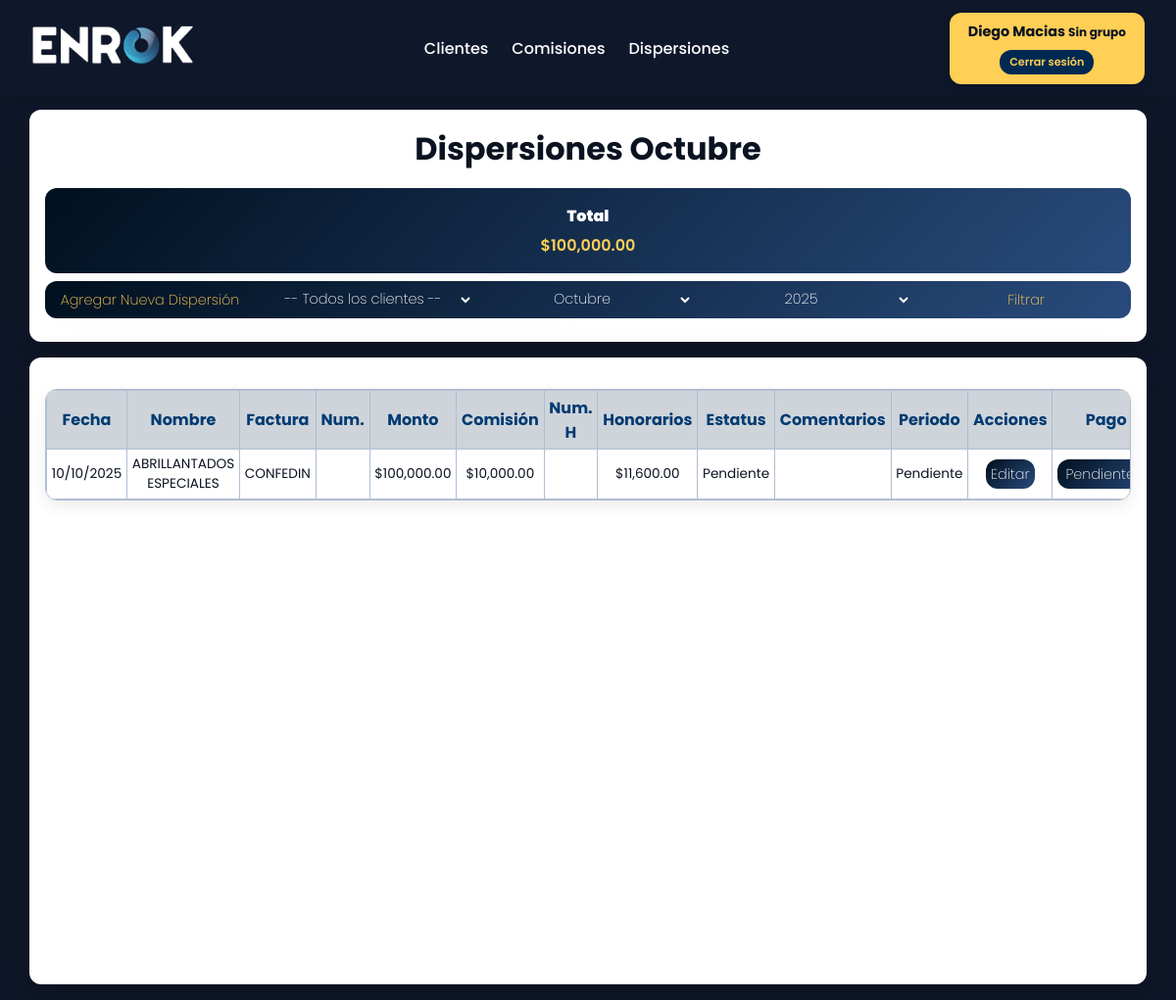
Screenshot of /dispersiones/listar/?mes=10&anio=2025&cliente= (signed in) with the database file from the repository.
### dispersiones/models.py (models this page shows, shortened)
class Dispersion(models.Model):
    fecha = models.DateTimeField(default=timezone.now)
    cliente = models.ForeignKey(Cliente, on_delete=models.CASCADE)
    factura = models.CharField(max_length=100)
    num_factura = models.CharField(max_length=100, blank=True, null=True)
    monto = models.DecimalField(max_digits=12, decimal_places=2)
    comision = models.DecimalField(max_digits=12, decimal_places=2, editable=False)
    num_factura_honorarios = models.CharField(max_length=100, blank=True, null=True)
    total_honorarios = models.DecimalField(max_digits=12, decimal_places=2, editable=False)
    estatus = models.CharField(max_length=50)
    comentarios = models.TextField(blank=True, null=True)
    estatus_periodo = models.CharField(max_length=50)
    estatus_pago = models.CharField(max_length=50, default="Pendiente")
    comision_procom = models.DecimalField(max_digits=5, decimal_places=2, editable=False)

### clientes/models.py (models this page shows, shortened)
class Cliente(models.Model):
    servicio = models.CharField(max_length=100)
    comision_procom = models.FloatField(blank=True, null=True)
    factura = models.CharField(blank=True, null=True)
    nombre = models.CharField(max_length=150)
    utilidad_enrok = models.FloatField(blank=True, null=True)
    comisionista_1 = models.CharField(max_length=100, blank=True, null=True)
    porcentaje_1 = models.FloatField(blank=True, null=True)
    comisionista_2 = models.CharField(max_length=100, blank=True, null=True)
    porcentaje_2 = models.FloatField(blank=True, null=True)
    comisionista_3 = models.CharField(max_length=100, blank=True, null=True)
    porcentaje_3 = models.FloatField(blank=True, null=True)
    comisionista_4 = models.CharField(max_length=100, blank=True, null=True)
    porcentaje_4 = models.FloatField(blank=True, null=True)
    comisionista_5 = models.CharField(max_length=100, blank=True, null=True)
    porcentaje_5 = models.FloatField(blank=True, null=True)
    comisionista_6 = models.CharField(max_length=100, blank=True, null=True)
    porcentaje_6 = models.FloatField(blank=True, null=True)
    comisionista_7 = models.CharField(max_length=100, blank=True, null=True)
    porcentaje_7 = models.FloatField(blank=True, null=True)
    comisionista_8 = models.CharField(max_length=100, blank=True, null=True)
    porcentaje_8 = models.FloatField(blank=True, null=True)
    comisionista_9 = models.CharField(max_length=100, blank=True, null=True)
    porcentaje_9 = models.FloatField(blank=True, null=True)
    fecha_registro = models.DateTimeField(auto_now_add=True)

### dispersiones/views.py (the view)
# urls.py: path('listar/', views.lista_dispersiones, name='dispersiones_listar'),  # <--- aquí
def lista_dispersiones(request):
    mes = request.GET.get('mes')
    anio = request.GET.get('anio')
    now = datetime.now()
    cliente_id = request.GET.get('cliente')
    if not mes or not anio:
        return redirect(f"{request.path}?mes={now.month}&anio={now.year}&cliente={cliente_id or ''}")
    try:
        mes = int(mes)
        if mes < 1 or mes > 12:
            mes = now.month
    except (TypeError, ValueError):
        mes = now.month
    try:
        anio = int(anio)
    except (TypeError, ValueError):
        anio = now.year
    mes_nombre = MESES_ES.get(mes, "")
    anios = Dispersion.objects.dates('fecha', 'year')
    anios = [y.year for y in anios]
    if not anios:
        anios = [anio]  # 👈 Garantiza que siempre haya al menos un año visible
    dispersiones = Dispersion.objects.filter(
        fecha__month=mes,
        fecha__year=anio
    ).order_by('fecha')
    clientes = Cliente.objects.all()
    if cliente_id:
        dispersiones = dispersiones.filter(cliente_id=cliente_id)
    total_montos = dispersiones.aggregate(total=Sum('monto'))['total'] or 0
    return render(request, 'dispersiones/listar.html', {
        'dispersiones': dispersiones,
        'mes': str(mes),             # Mantener como string para comparación en el template
        'mes_nombre': mes_nombre,
        'anio': str(anio),
        'clientes': clientes,        # lista completa para el dropdown
        'cliente': cliente_id,       # cliente seleccionado
        'anios': anios,              # años disponibles
        'total_montos': total_montos,
    })

### dispersiones/templates/dispersiones/listar.html (shortened to what this page needs)
{% extends 'base_listar.html' %}
{% load humanize %}
{% block title_filters %}
<div class="card-top">
  <h1>Dispersiones {{ mes_nombre }}</h1>
  <div class="pendiente-box">
    <h2>Total</h2>
    <p class="monto">${{ total_montos|floatformat:2|intcomma }}</p>
  </div>
  <div class="actions">
    <form method="get" action="{% url 'dispersiones_listar' %}" class="filtro">
      <a href="{% url 'dispersiones_agregar' %}?mes={{ mes }}&anio={{ anio }}" class="btn"
        style="border-radius: 12px 0 0 12px;">Agregar Nueva Dispersión</a>
      <select name="cliente">
        <option value="">-- Todos los clientes --</option>
      </select>
      <select name="mes" required>
        <option value="10" {% if mes == "10" %}selected{% endif %}>Octubre</option>
      </select>
      <select class="filtros" name="anio">
        {% for year in anios %}
        <option value="{{ year }}" {% if anio == year|stringformat:"s" %}selected{% endif %}>{{ year }}</option>
        {% endfor %}
      </select>
      <button type="submit" class="btn" style="border-radius: 0 12px 12px 0">Filtrar</button>
    </form>
  </div>
</div>
{% endblock %}
{% block content %}
<div class="card">
  <div class="table-container">
    <table>
      <tr>
        <th>Fecha</th>
        <th>Nombre</th>
        <th>Factura</th>
        <th>Num.</th>
        <th>Monto</th>
        <th>Comisión</th>
        <th>Num. H</th>
        <th>Honorarios</th>
        <th>Estatus</th>
        <th>Comentarios</th>
        <th>Periodo</th>
        <th>Acciones</th>
        <th>Pago</th>
      </tr>
      {% for disp in dispersiones %}
      <tr>
        <td>{{ disp.fecha|date:"d/m/Y" }}</td>
        <td>{{ disp.cliente.nombre }}</td>
        <td>{{ disp.factura }}</td>
        <td>{{ disp.num_factura|default_if_none:"" }}</td>
        <td>${{ disp.monto|floatformat:2|intcomma }}</td>
        <td>${{ disp.comision|floatformat:2|intcomma }}</td>
        <td>{{ disp.num_factura_honorarios|default_if_none:"" }}</td>
        <td>${{ disp.total_honorarios|floatformat:2|intcomma }}</td>
        <td>{{ disp.estatus }}</td>
        <td>{{ disp.comentarios }}</td>
        <td>{{ disp.estatus_periodo }}</td>
        <td><a href="{% url 'dispersiones_editar' disp.id %}" class="editar">Editar</a></td>
        <td>
          <form method="post" action="{% url 'actualizar_estatus_dispersion' %}">
            <select class="filtro_pagado" name="estatus_pago" onchange="this.form.submit()">
              <option value="Pendiente" {% if disp.estatus_pago == "Pendiente" %}selected{% endif %}>Pendiente</option>
            </select>
          </form>
        </td>
      </tr>
      {% empty %}
      <tr>
        <td colspan="13" style="text-align:center;">No hay dispersión registrada.</td>
      </tr>
      {% endfor %}
    </table>
  </div>
</div>
{% endblock %}

### templates/includes/header.html (shortened to what this page needs)
{% load static %}
<header class="navbar">
  <div class="container">
    <div class="logo-box">
      <a href="{% url 'enrok' %}" class="logo-link">
        <img src="{% static 'img/logo.png' %}" alt="Enrok" class="logo-img">
      </a>
    </div>
    <nav class="nav-links">
      <a href="{% url 'clientes_listar' %}">Clientes</a>
      <a href="{% url 'comisiones_listar' %}">Comisiones</a>
      <a href="{% url 'dispersiones_listar' %}">Dispersiones</a>
    </nav>
    <div class="user-box">
      <strong>{{ user.get_full_name|default:user.username }}</strong>
      <small>{{ user.groups.all.0.name|default:"Sin grupo" }}</small>
      <br>
      <form action="{% url 'logout' %}" method="post" style="display:inline;">
        <button type="submit" class="logout-btn">Cerrar sesión</button>
      </form>
    </div>
  </div>
</header>

### static/css/style.css (style rules this page uses)
:root { --fuente-principal: 'Poppins', system-ui, -apple-system, Segoe UI, Roboto, sans-serif; }
*, *::before, *::after { font-family: var(--fuente-principal) !important; box-sizing: border-box; }
body { min-height: 100vh; display: grid; place-items: start center; background: #0f172a; margin: 0; padding-top: 2rem; }
.navbar { position: fixed; top: 0; left: 0; width: 100%; background-color: #0f172a; padding: 0.8rem 2rem; color: #fff; box-shadow: 0 2px 8px rgba(0,0,0,.2); z-index: 100; }
.navbar .container { display: flex; justify-content: space-between; align-items: center; flex-wrap: wrap; gap: 1rem; }
.logo-box { display: flex; align-items: center; gap: 0.7rem; }
.logo-img { height: 40px; width: auto; }
.nav-links { display: flex; gap: 1.5rem; }
.nav-links a { color: #fff; text-decoration: none; font-weight: 500; transition: color .2s; }
.card, .card-top { width: 95vw; max-width: 1200px; margin: 1rem; background: #ffffff; color: #0b1220; padding: 1rem; border-radius: 12px; box-shadow: 0 18px 40px rgba(0,0,0,.25); }
.card { min-height: 80vh; overflow-y: auto; }
.card-top { margin-top: 5rem; }
h1 { text-align: center; margin-bottom: 1rem; margin-top: 0rem; }
.btn_filtros, .btn, .filtro_pagado { padding: 4px 8px; text-decoration: none; display: inline-block; color: #ffcf56; background: transparent; border: none; font-weight: 200; text-align: center; line-height: 30px; font-size: .9rem; cursor: pointer; transition: 0.3s; }
.filtro_pagado { background: linear-gradient(135deg, #00101f 0%, #294b7c 100%); border-radius: 12px; color: #fff; padding: .25rem; }
.editar { padding: 0px 5px; text-decoration: none; display: inline-block; color: #ffffff; background: linear-gradient(135deg, #00101f 0%, #294b7c 100%); border: none; border-radius: 12px; font-weight: 200; text-align: center; line-height: 30px; font-size: .9rem; cursor: pointer; transition: 0.3s; }
select { padding: 7px 8px; font-size: .9rem; color: #ffffff; background: transparent; border: none; font-weight: 200; text-align: center; cursor: pointer; transition: 0.3s; }
select option { color: #00101f; background-color: #ffffff; text-align: center; }
.actions { margin-top: .5rem; margin-bottom: .5rem; display: flex; gap: .6rem; justify-content: center; background: linear-gradient(135deg, #00101f 0%, #294b7c 100%); border-radius: 12px; }
.actions form { display: flex; width: 100%; gap: 0.6rem; }
.actions form > * { flex: 1; text-align: center; min-width: 0; }
.pendiente-box { position: relative; background: linear-gradient(135deg, #00101f 0%, #294b7c 100%); color: white; padding: 1rem; border-radius: 12px; text-align: center; display: flex; justify-content: center; align-items: center; gap: 6rem; flex-wrap: wrap; margin-top: 1rem; }
.pendiente-box:not(:has(> div)) { flex-direction: column; gap: 0.3rem; }
.pendiente-box h2 { margin: 0; font-size: 1rem; font-weight: 900; }
.pendiente-box .monto, .pendiente-box p { font-size: 1rem; font-weight: 600; margin: 0; color: #ffcf56; }
table { width: 100%; border-collapse: collapse; }
th, td { border: 1px solid #aebed2; padding: 0.3rem; text-align: center; font-size: 0.85rem; }
th { background: rgb(206, 212, 218); text-align: center; color: #003b71; font-size: 1rem; }
.table-container { border: 1px solid #aebed2; border-radius: 12px; overflow: hidden; margin-top: 1rem; max-height: 70vh; overflow-y: auto; box-shadow: 0 6px 16px rgba(0,0,0,.08); }
.user-box { display: block; top: 1rem; right: 1.5rem; background: #ffcf56; color: #0b1220; align-items: center; justify-content: center; gap: 0.25rem; padding: .6rem 1.2rem; border-radius: 12px; font-weight: 700; box-shadow: 0 4px 10px rgba(0,0,0,.15); font-size: .9rem; text-align: center; }
.logout-btn { all: unset; margin-top: .5rem; padding: 4px 10px; text-decoration: none; display: inline-block; color: #ffcf56; background: #002952; border: none; font-size: .7rem; font-weight: 600; text-align: center; cursor: pointer; transition: 0.3s; border-radius: 12px; }

### rows the page displays
Dispersion: fecha "10/10/2025", cliente.nombre "ABRILLANTADOS ESPECIALES", factura "CONFEDIN", monto "100,000.00", comision "10,000.00", total_honorarios "11,600.00", estatus "Pendiente", estatus_periodo "Pendiente", estatus_pago "Pendiente"

### other values shown
{{ user.get_full_name|default:user.username }} "Diego Macias"
{{ user.groups.all.0.name|default:"Sin grupo" }} "Sin grupo"
{{ mes_nombre }} "Octubre"
{{ total_montos|floatformat:2|intcomma }} "100,000.00"
form field anio "2025"
